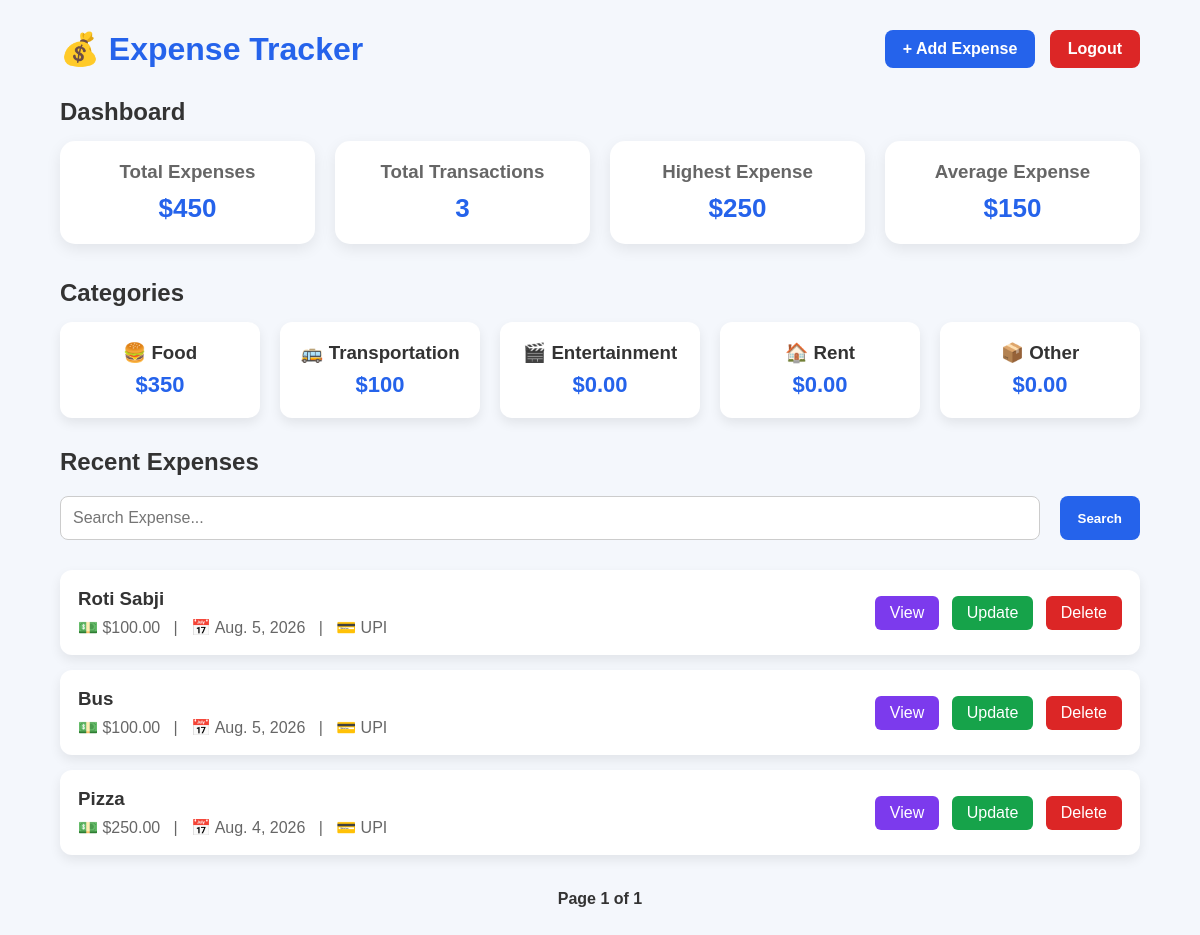
The app's page /home/ (signed in) with its own data.
### Tracker/models.py (models this page shows, shortened)
class Expense(models.Model):
    user = models.ForeignKey(
        User,
        on_delete=models.CASCADE
    )
    title = models.CharField(max_length=100)
    amount = models.DecimalField(max_digits=10, decimal_places=2)
    date = models.DateField()
    category = models.CharField(max_length=50)
    payment = models.CharField(max_length=50, default='UPI')
    date=models.DateField(auto_now_add=True)
    description = models.TextField(blank=True, null=True)

### Tracker/views.py (the view)
# urls.py: 2. Add a URL to urlpatterns:  path('', views.home, name='home')
@login_required
def home(request):
    expenses = Expense.objects.filter(user=request.user).order_by('-date')
    search = request.GET.get('search')
    if search:
        expenses = Expense.objects.filter(title__icontains=search, user=request.user).order_by('-date')
    dashboard = Expense.objects.filter(user=request.user).aggregate(total_amount=Sum('amount'), total_expenses=Count('id'), max_amount=Max('amount'), avg_amount=Avg('amount'))
    count = Expense.objects.filter(user=request.user).values('category').annotate(money=Sum('amount'))
    category_totals = { "food": 0,
        "transportation": 0,
        "entertainment": 0,
        "rent": 0,
        "other": 0,}
    for item in count:
        category_totals[item["category"]] = item["money"]
    pagination = Paginator(expenses, 5)
    page_number = request.GET.get("page")
    page_obj = pagination.get_page(page_number)
    return render(request, 'home.html', {'expenses': expenses, 'dashboard': dashboard, 'count': category_totals, 'page_obj': page_obj })

### Tracker/templates/home.html (shortened to what this page needs)
{% load static %}
<!DOCTYPE html>
<html lang="en">
<head>
</head>
<body>
<div class="container">
    <div class="header">
        <h1>💰 Expense Tracker</h1>
        <div>
            <a href="{% url 'expense_form' %}" class="btn primary">
                + Add Expense
            </a>
            <a href="{% url 'logout_user' %}" class="btn danger">
                Logout
            </a>
        </div>
    </div>
    <h2>Dashboard</h2>
    <div class="dashboard">
        <div class="card">
            <h3>Total Expenses</h3>
            <p>${{ dashboard.total_amount|default:"0.00" }}</p>
        </div>
        <div class="card">
            <h3>Total Transactions</h3>
            <p>{{ dashboard.total_expenses|default:"0" }}</p>
        </div>
        <div class="card">
            <h3>Highest Expense</h3>
            <p>${{ dashboard.max_amount|default:"0.00" }}</p>
        </div>
        <div class="card">
            <h3>Average Expense</h3>
            <p>${{ dashboard.avg_amount|default:"0.00" }}</p>
        </div>
    </div>
    <h2>Categories</h2>
    <div class="categories">
        <a href="{% url 'view_form' %}?category=food" class="category-card">
            <h3>🍔 Food</h3>
            <p>${{ count.food|default:"0.00" }}</p>
        </a>
        <a href="{% url 'view_form' %}?category=transportation" class="category-card">
            <h3>🚌 Transportation</h3>
            <p>${{ count.transportation|default:"0.00" }}</p>
        </a>
        <a href="{% url 'view_form' %}?category=entertainment" class="category-card">
            <h3>🎬 Entertainment</h3>
            <p>${{ count.entertainment|default:"0.00" }}</p>
        </a>
        <a href="{% url 'view_form' %}?category=rent" class="category-card">
            <h3>🏠 Rent</h3>
            <p>${{ count.rent|default:"0.00" }}</p>
        </a>
        <a href="{% url 'view_form' %}?category=other" class="category-card">
            <h3>📦 Other</h3>
            <p>${{ count.other|default:"0.00" }}</p>
        </a>
    </div>
    <h2>Recent Expenses</h2>
    <form method="GET" class="search-box">
        <input
            type="text"
            name="search"
            placeholder="Search Expense..."
        >
        <button type="submit" class="btn primary">
            Search
        </button>
    </form>
    {% if page_obj %}
        {% for expense in page_obj %}
        <div class="expense-card">
            <div class="expense-info">
                <h3>{{ expense.title }}</h3>
                <p>
                    💵 ${{ expense.amount }}
                    &nbsp; | &nbsp;
                    📅 {{ expense.date }}
                    &nbsp; | &nbsp;
                    💳 {{ expense.payment }}
                </p>
            </div>
            <div class="action-buttons">
                <a href="{% url 'view_expense' expense.id %}" class="purple">
                    View
                </a>
                <a href="{% url 'update_expense' expense.id %}" class="success">
                    Update
                </a>
                <a href="{% url 'delete_expense' expense.id %}" class="danger">
                    Delete
                </a>
            </div>
        </div>
        {% endfor %}
        <div class="pagination">
            <span>
                Page {{ page_obj.number }}
                of
                {{ page_obj.paginator.num_pages }}
            </span>
        </div>
    {% else %}
        <h3>No Expenses Found</h3>
    {% endif %}
</div>
</body>
</html>

### Tracker/templates/home.html (style rules this page uses)
* { margin:0; padding:0; box-sizing:border-box; font-family:Arial, Helvetica, sans-serif; }
body { background:#f4f7fc; color:#333; }
.container { width:90%; max-width:1200px; margin:auto; padding:30px 0; }
.header { display:flex; justify-content:space-between; align-items:center; margin-bottom:30px; }
.header h1 { color:#2563eb; }
.btn { display:inline-block; text-decoration:none; padding:10px 18px; border-radius:8px; color:white; font-weight:bold; transition:.3s; margin-left:10px; }
.primary { background:#2563eb; }
.danger { background:#dc2626; }
.success { background:#16a34a; }
.purple { background:#7c3aed; }
h2 { margin:25px 0 15px; }
.dashboard { display:grid; grid-template-columns:repeat(auto-fit,minmax(220px,1fr)); gap:20px; margin-bottom:35px; }
.card { background:white; border-radius:15px; padding:20px; box-shadow:0 5px 15px rgba(0,0,0,.08); text-align:center; }
.card h3 { color:#666; margin-bottom:10px; }
.card p { font-size:26px; font-weight:bold; color:#2563eb; }
.categories { display:grid; grid-template-columns:repeat(auto-fit,minmax(180px,1fr)); gap:20px; margin-bottom:30px; }
.category-card { background:white; text-decoration:none; color:#333; border-radius:12px; padding:20px; text-align:center; box-shadow:0 5px 12px rgba(0,0,0,.08); transition:.3s; }
.category-card h3 { margin-bottom:8px; }
.category-card p { color:#2563eb; font-size:22px; font-weight:bold; }
.search-box { display:flex; gap:10px; margin:20px 0 30px; }
.search-box input { flex:1; padding:12px; border:1px solid #ccc; border-radius:8px; font-size:16px; }
.search-box button { border:none; cursor:pointer; }
.expense-card { background:white; padding:18px; margin-bottom:15px; border-radius:12px; box-shadow:0 5px 12px rgba(0,0,0,.08); display:flex; justify-content:space-between; align-items:center; }
.expense-info h3 { margin-bottom:8px; }
.expense-info p { color:#666; }
.action-buttons a { text-decoration:none; color:white; padding:8px 15px; border-radius:6px; margin-left:8px; display:inline-block; }
.pagination { text-align:center; margin-top:35px; }
.pagination span { font-weight:bold; margin:0 10px; }

### records on screen
Expense: title "Roti Sabji", amount "100.00", date "Aug. 5, 2026", payment "UPI"
Expense: title "Bus", amount "100.00", date "Aug. 5, 2026", payment "UPI"
Expense: title "Pizza", amount "250.00", date "Aug. 4, 2026", payment "UPI"

### other values on screen
{{ dashboard.total_amount|default:"0.00" }} "450"
{{ dashboard.total_expenses|default:"0" }} "3"
{{ dashboard.max_amount|default:"0.00" }} "250"
{{ dashboard.avg_amount|default:"0.00" }} "150"
{{ count.food|default:"0.00" }} "350"
{{ count.transportation|default:"0.00" }} "100"
{{ count.entertainment|default:"0.00" }} "0.00"
{{ count.rent|default:"0.00" }} "0.00"
{{ count.other|default:"0.00" }} "0.00"
{{ page_obj.number }} "1"
{{ page_obj.paginator.num_pages }} "1"
